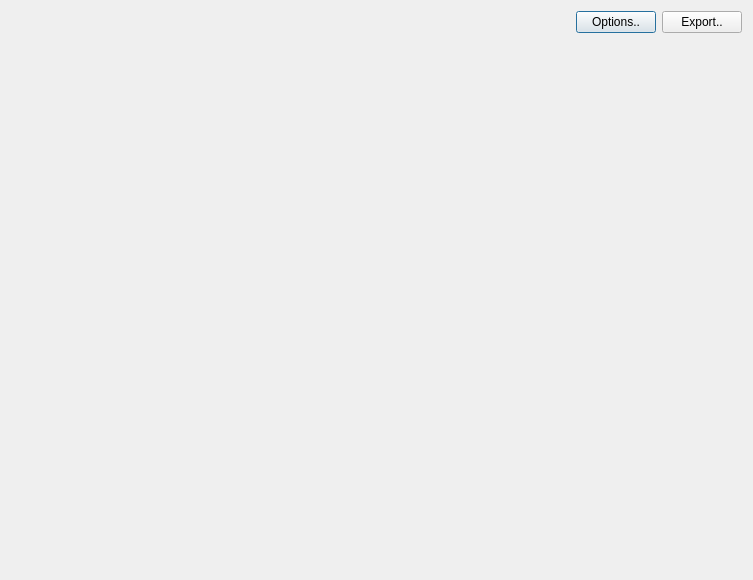
<?xml version="1.0" encoding="UTF-8"?>
<ui version="4.0">
 <class>Graph</class>
 <widget class="QDialog" name="Graph">
  <property name="geometry">
   <rect>
    <x>0</x>
    <y>0</y>
    <width>753</width>
    <height>580</height>
   </rect>
  </property>
  <property name="windowTitle">
   <string>Dialog</string>
  </property>
  <layout class="QVBoxLayout" name="verticalLayout">
   <item>
    <layout class="QHBoxLayout" name="horizontalLayout">
     <item>
      <spacer name="horizontalSpacer">
       <property name="orientation">
        <enum>Qt::Horizontal</enum>
       </property>
       <property name="sizeHint" stdset="0">
        <size>
         <width>528</width>
         <height>20</height>
        </size>
       </property>
      </spacer>
     </item>
     <item>
      <widget class="QPushButton" name="pushButton_2">
       <property name="text">
        <string>Options..</string>
       </property>
      </widget>
     </item>
     <item>
      <widget class="QPushButton" name="pushButton">
       <property name="text">
        <string>Export..</string>
       </property>
      </widget>
     </item>
    </layout>
   </item>
   <item>
    <widget class="QCustomPlot" name="customPlot" native="true"/>
   </item>
  </layout>
 </widget>
 <customwidgets>
  <customwidget>
   <class>QCustomPlot</class>
   <extends>QWidget</extends>
   <header>lib/qcustomplot/qcustomplot.h</header>
   <container>1</container>
  </customwidget>
 </customwidgets>
 <resources/>
 <connections/>
</ui>
